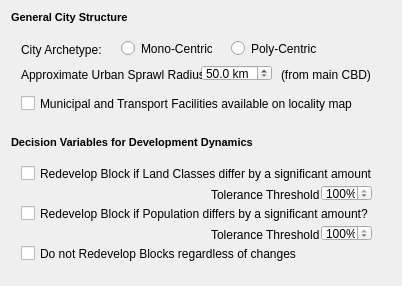
               <widget class="QWidget" name="gr_scrollAreaWidgetContents">
                <property name="geometry">
                 <rect>
                  <x>0</x>
                  <y>0</y>
                  <width>398</width>
                  <height>286</height>
                 </rect>
                </property>
                <layout class="QVBoxLayout" name="verticalLayout_10">
                 <item>
                  <widget class="QLabel" name="label_63">
                   <property name="sizePolicy">
                    <sizepolicy hsizetype="Preferred" vsizetype="Fixed">
                     <horstretch>0</horstretch>
                     <verstretch>13</verstretch>
                    </sizepolicy>
                   </property>
                   <property name="minimumSize">
                    <size>
                     <width>0</width>
                     <height>13</height>
                    </size>
                   </property>
                   <property name="maximumSize">
                    <size>
                     <width>16777215</width>
                     <height>13</height>
                    </size>
                   </property>
                   <property name="text">
                    <string>&lt;!DOCTYPE HTML PUBLIC &quot;-//W3C//DTD HTML 4.0//EN&quot; &quot;http://www.w3.org/TR/REC-html40/strict.dtd&quot;&gt;
&lt;html&gt;&lt;head&gt;&lt;meta name=&quot;qrichtext&quot; content=&quot;1&quot; /&gt;&lt;style type=&quot;text/css&quot;&gt;
p, li { white-space: pre-wrap; }
&lt;/style&gt;&lt;/head&gt;&lt;body style=&quot; font-family:'MS Shell Dlg 2'; font-size:8.25pt; font-weight:400; font-style:normal;&quot;&gt;
&lt;p style=&quot; margin-top:0px; margin-bottom:0px; margin-left:0px; margin-right:0px; -qt-block-indent:0; text-indent:0px;&quot;&gt;&lt;span style=&quot; font-size:8pt; font-weight:600;&quot;&gt;General City Structure&lt;/span&gt;&lt;/p&gt;&lt;/body&gt;&lt;/html&gt;</string>
                   </property>
                  </widget>
                 </item>
                 <item>
                  <widget class="QWidget" name="widget" native="true">
                   <property name="minimumSize">
                    <size>
                     <width>380</width>
                     <height>100</height>
                    </size>
                   </property>
                   <widget class="QDoubleSpinBox" name="citysprawl_spin">
                    <property name="geometry">
                     <rect>
                      <x>190</x>
                      <y>35</y>
                      <width>71</width>
                      <height>16</height>
                     </rect>
                    </property>
                    <property name="suffix">
                     <string> km</string>
                    </property>
                    <property name="decimals">
                     <number>1</number>
                    </property>
                    <property name="minimum">
                     <double>0.500000000000000</double>
                    </property>
                    <property name="maximum">
                     <double>200.000000000000000</double>
                    </property>
                    <property name="singleStep">
                     <double>0.500000000000000</double>
                    </property>
                    <property name="value">
                     <double>50.000000000000000</double>
                    </property>
                   </widget>
                   <widget class="QRadioButton" name="citypoly_radio">
                    <property name="geometry">
                     <rect>
                      <x>220</x>
                      <y>10</y>
                      <width>101</width>
                      <height>17</height>
                     </rect>
                    </property>
                    <property name="text">
                     <string>Poly-Centric</string>
                    </property>
                   </widget>
                   <widget class="QLabel" name="citysprawl_lbl2">
                    <property name="geometry">
                     <rect>
                      <x>270</x>
                      <y>35</y>
                      <width>91</width>
                      <height>20</height>
                     </rect>
                    </property>
                    <property name="whatsThis">
                     <string>&lt;!DOCTYPE HTML PUBLIC &quot;-//W3C//DTD HTML 4.0//EN&quot; &quot;http://www.w3.org/TR/REC-html40/strict.dtd&quot;&gt;
&lt;html&gt;&lt;head&gt;&lt;meta name=&quot;qrichtext&quot; content=&quot;1&quot; /&gt;&lt;style type=&quot;text/css&quot;&gt;
p, li { white-space: pre-wrap; }
&lt;/style&gt;&lt;/head&gt;&lt;body style=&quot; font-family:'MS Shell Dlg 2'; font-size:8.25pt; font-weight:400; font-style:normal;&quot;&gt;
&lt;p style=&quot; margin-top:0px; margin-bottom:0px; margin-left:0px; margin-right:0px; -qt-block-indent:0; text-indent:0px;&quot;&gt;&lt;span style=&quot; font-size:8pt;&quot;&gt;Site cover refers to building footprint. Any area that is occupied by a structure that covers an open space with a roof. (Typical restriction: 60%)&lt;/span&gt;&lt;/p&gt;&lt;/body&gt;&lt;/html&gt;</string>
                    </property>
                    <property name="text">
                     <string>(from main CBD)</string>
                    </property>
                   </widget>
                   <widget class="QLabel" name="cityarchetype_lbl">
                    <property name="geometry">
                     <rect>
                      <x>10</x>
                      <y>10</y>
                      <width>101</width>
                      <height>20</height>
                     </rect>
                    </property>
                    <property name="whatsThis">
                     <string>&lt;!DOCTYPE HTML PUBLIC &quot;-//W3C//DTD HTML 4.0//EN&quot; &quot;http://www.w3.org/TR/REC-html40/strict.dtd&quot;&gt;
&lt;html&gt;&lt;head&gt;&lt;meta name=&quot;qrichtext&quot; content=&quot;1&quot; /&gt;&lt;style type=&quot;text/css&quot;&gt;
p, li { white-space: pre-wrap; }
&lt;/style&gt;&lt;/head&gt;&lt;body style=&quot; font-family:'MS Shell Dlg 2'; font-size:8.25pt; font-weight:400; font-style:normal;&quot;&gt;
&lt;p style=&quot; margin-top:0px; margin-bottom:0px; margin-left:0px; margin-right:0px; -qt-block-indent:0; text-indent:0px;&quot;&gt;&lt;span style=&quot; font-size:8pt;&quot;&gt;Site cover refers to building footprint. Any area that is occupied by a structure that covers an open space with a roof. (Typical restriction: 60%)&lt;/span&gt;&lt;/p&gt;&lt;/body&gt;&lt;/html&gt;</string>
                    </property>
                    <property name="text">
                     <string>City Archetype:</string>
                    </property>
                   </widget>
                   <widget class="QLabel" name="citysprawl_lbl">
                    <property name="geometry">
                     <rect>
                      <x>10</x>
                      <y>35</y>
                      <width>181</width>
                      <height>20</height>
                     </rect>
                    </property>
                    <property name="whatsThis">
                     <string>&lt;!DOCTYPE HTML PUBLIC &quot;-//W3C//DTD HTML 4.0//EN&quot; &quot;http://www.w3.org/TR/REC-html40/strict.dtd&quot;&gt;
&lt;html&gt;&lt;head&gt;&lt;meta name=&quot;qrichtext&quot; content=&quot;1&quot; /&gt;&lt;style type=&quot;text/css&quot;&gt;
p, li { white-space: pre-wrap; }
&lt;/style&gt;&lt;/head&gt;&lt;body style=&quot; font-family:'MS Shell Dlg 2'; font-size:8.25pt; font-weight:400; font-style:normal;&quot;&gt;
&lt;p style=&quot; margin-top:0px; margin-bottom:0px; margin-left:0px; margin-right:0px; -qt-block-indent:0; text-indent:0px;&quot;&gt;&lt;span style=&quot; font-size:8pt;&quot;&gt;Site cover refers to building footprint. Any area that is occupied by a structure that covers an open space with a roof. (Typical restriction: 60%)&lt;/span&gt;&lt;/p&gt;&lt;/body&gt;&lt;/html&gt;</string>
                    </property>
                    <property name="text">
                     <string>Approximate Urban Sprawl Radius:</string>
                    </property>
                   </widget>
                   <widget class="QCheckBox" name="mun_localmap_check">
                    <property name="geometry">
                     <rect>
                      <x>10</x>
                      <y>65</y>
                      <width>341</width>
                      <height>17</height>
                     </rect>
                    </property>
                    <property name="whatsThis">
                     <string>&lt;!DOCTYPE HTML PUBLIC &quot;-//W3C//DTD HTML 4.0//EN&quot; &quot;http://www.w3.org/TR/REC-html40/strict.dtd&quot;&gt;
&lt;html&gt;&lt;head&gt;&lt;meta name=&quot;qrichtext&quot; content=&quot;1&quot; /&gt;&lt;style type=&quot;text/css&quot;&gt;
p, li { white-space: pre-wrap; }
&lt;/style&gt;&lt;/head&gt;&lt;body style=&quot; font-family:'MS Shell Dlg 2'; font-size:8.25pt; font-weight:400; font-style:normal;&quot;&gt;
&lt;p style=&quot; margin-top:0px; margin-bottom:0px; margin-left:0px; margin-right:0px; -qt-block-indent:0; text-indent:0px;&quot;&gt;&lt;span style=&quot; font-size:8pt;&quot;&gt;Check this box if information on the facilities is available on the locality map provided to the model. If no locality map has been given, you may choose to customise the rules for each of the facilities. If no locality map is given or facility is checked and not indicated on the map, radius of influence methodology will be used.&lt;/span&gt;&lt;/p&gt;&lt;/body&gt;&lt;/html&gt;</string>
                    </property>
                    <property name="text">
                     <string>Municipal and Transport Facilities available on locality map</string>
                    </property>
                   </widget>
                   <widget class="QRadioButton" name="citymono_radio">
                    <property name="geometry">
                     <rect>
                      <x>110</x>
                      <y>10</y>
                      <width>91</width>
                      <height>17</height>
                     </rect>
                    </property>
                    <property name="text">
                     <string>Mono-Centric</string>
                    </property>
                   </widget>
                  </widget>
                 </item>
                 <item>
                  <widget class="QLabel" name="label_78">
                   <property name="sizePolicy">
                    <sizepolicy hsizetype="Preferred" vsizetype="Fixed">
                     <horstretch>0</horstretch>
                     <verstretch>13</verstretch>
                    </sizepolicy>
                   </property>
                   <property name="minimumSize">
                    <size>
                     <width>0</width>
                     <height>13</height>
                    </size>
                   </property>
                   <property name="maximumSize">
                    <size>
                     <width>16777215</width>
                     <height>13</height>
                    </size>
                   </property>
                   <property name="text">
                    <string>&lt;!DOCTYPE HTML PUBLIC &quot;-//W3C//DTD HTML 4.0//EN&quot; &quot;http://www.w3.org/TR/REC-html40/strict.dtd&quot;&gt;
&lt;html&gt;&lt;head&gt;&lt;meta name=&quot;qrichtext&quot; content=&quot;1&quot; /&gt;&lt;style type=&quot;text/css&quot;&gt;
p, li { white-space: pre-wrap; }
&lt;/style&gt;&lt;/head&gt;&lt;body style=&quot; font-family:'MS Shell Dlg 2'; font-size:8.25pt; font-weight:400; font-style:normal;&quot;&gt;
&lt;p style=&quot; margin-top:0px; margin-bottom:0px; margin-left:0px; margin-right:0px; -qt-block-indent:0; text-indent:0px;&quot;&gt;&lt;span style=&quot; font-size:8pt; font-weight:600;&quot;&gt;Decision Variables for Development Dynamics&lt;/span&gt;&lt;/p&gt;&lt;/body&gt;&lt;/html&gt;</string>
                   </property>
                  </widget>
                 </item>
                 <item>
                  <widget class="QWidget" name="gr_paramfield2" native="true">
                   <property name="sizePolicy">
                    <sizepolicy hsizetype="Preferred" vsizetype="Preferred">
                     <horstretch>0</horstretch>
                     <verstretch>0</verstretch>
                    </sizepolicy>
                   </property>
                   <property name="minimumSize">
                    <size>
                     <width>369</width>
                     <height>120</height>
                    </size>
                   </property>
                   <property name="maximumSize">
                    <size>
                     <width>16777215</width>
                     <height>120</height>
                    </size>
                   </property>
                   <widget class="QLabel" name="lucredevelop_lbl">
                    <property name="geometry">
                     <rect>
                      <x>200</x>
                      <y>30</y>
                      <width>121</width>
                      <height>20</height>
                     </rect>
                    </property>
                    <property name="text">
                     <string>Tolerance Threshold</string>
                    </property>
                   </widget>
                   <widget class="QCheckBox" name="lucredevelop_check">
                    <property name="enabled">
                     <bool>true</bool>
                    </property>
                    <property name="geometry">
                     <rect>
                      <x>10</x>
                      <y>10</y>
                      <width>351</width>
                      <height>17</height>
                     </rect>
                    </property>
                    <property name="text">
                     <string>Redevelop Block if Land Classes differ by a significant amount?</string>
                    </property>
                   </widget>
                   <widget class="QCheckBox" name="popredevelop_check">
                    <property name="enabled">
                     <bool>true</bool>
                    </property>
                    <property name="geometry">
                     <rect>
                      <x>10</x>
                      <y>50</y>
                      <width>351</width>
                      <height>17</height>
                     </rect>
                    </property>
                    <property name="text">
                     <string>Redevelop Block if Population differs by a significant amount?</string>
                    </property>
                   </widget>
                   <widget class="QLabel" name="popredevelop_lbl">
                    <property name="geometry">
                     <rect>
                      <x>200</x>
                      <y>70</y>
                      <width>121</width>
                      <height>20</height>
                     </rect>
                    </property>
                    <property name="text">
                     <string>Tolerance Threshold</string>
                    </property>
                   </widget>
                   <widget class="QCheckBox" name="noredevelop_check">
                    <property name="enabled">
                     <bool>true</bool>
                    </property>
                    <property name="geometry">
                     <rect>
                      <x>10</x>
                      <y>90</y>
                      <width>351</width>
                      <height>17</height>
                     </rect>
                    </property>
                    <property name="text">
                     <string>Do not Redevelop Blocks regardless of changes</string>
                    </property>
                   </widget>
                   <widget class="QSpinBox" name="lucredevelop_spin">
                    <property name="geometry">
                     <rect>
                      <x>310</x>
                      <y>30</y>
                      <width>51</width>
                      <height>16</height>
                     </rect>
                    </property>
                    <property name="suffix">
                     <string>%</string>
                    </property>
                    <property name="prefix">
                     <string/>
                    </property>
                    <property name="maximum">
                     <number>100</number>
                    </property>
                    <property name="value">
                     <number>100</number>
                    </property>
                   </widget>
                   <widget class="QSpinBox" name="popredevelop_spin">
                    <property name="geometry">
                     <rect>
                      <x>310</x>
                      <y>70</y>
                      <width>51</width>
                      <height>16</height>
                     </rect>
                    </property>
                    <property name="suffix">
                     <string>%</string>
                    </property>
                    <property name="prefix">
                     <string/>
                    </property>
                    <property name="maximum">
                     <number>100</number>
                    </property>
                    <property name="value">
                     <number>100</number>
                    </property>
                   </widget>
                  </widget>
                 </item>
                </layout>
               </widget>
